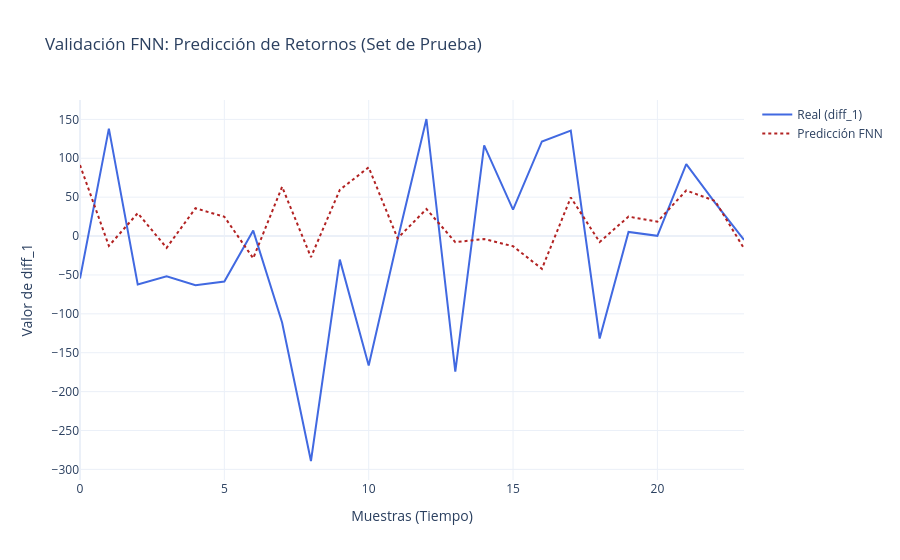

Write notebook code for a chart like this one.
### Code cell
fig_fnn = go.Figure()
y_pred_scaled = model.predict(X_test_scaled)
y_pred = scaler_preds.inverse_transform(y_pred_scaled)

# Línea de valores reales
fig_fnn.add_trace(go.Scatter(
    y=y_test, 
    mode='lines', 
    name='Real (diff_1)',
    line=dict(color='royalblue', width=2)
))

# Línea de predicción de la red neuronal
fig_fnn.add_trace(go.Scatter(
    y=y_pred.flatten(), 
    mode='lines', 
    name='Predicción FNN',
    line=dict(color='firebrick', width=2, dash='dot')
))

fig_fnn.update_layout(
    title='Validación FNN: Predicción de Retornos (Set de Prueba)',
    xaxis_title='Muestras (Tiempo)',
    yaxis_title='Valor de diff_1',
    hovermode='x unified',
    template='plotly_white'
)

fig_fnn.show()

### Figure 1 — Plotly figure (JSON) as saved in the notebook; plotly's stock layout.template omitted (floating-point values rounded to 4 significant figures)
{"data": [{"line": {"color": "royalblue", "width": 2}, "mode": "lines", "name": "Real (diff_1)", "type": "scatter", "y": [-54.6, 138.2, -62.3, -51.6, -63.3, -58.5, 7.0, -111.1, -289.2, -30.3, -166.3, -4.8, 150.5, -174.3, 116.5, 34.0, 121.6, 135.6, -131.7, 5.3, 0.3003, 92.4, 42.7, -4.8]}, {"line": {"color": "firebrick", "dash": "dot", "width": 2}, "mode": "lines", "name": "Predicción FNN", "type": "scatter", "y": [91.27, -12.63, 29.47, -15.06, 35.71, 24.83, -28.56, 63.3, -27.13, 59.45, 88.36, -2.913, 34.71, -7.775, -3.844, -13.07, -42.13, 49.64, -7.697, 25.05, 18.51, 58.63, 45.09, -15.98]}], "layout": {"hovermode": "x unified", "title": {"text": "Validación FNN: Predicción de Retornos (Set de Prueba)"}, "xaxis": {"title": {"text": "Muestras (Tiempo)"}}, "yaxis": {"title": {"text": "Valor de diff_1"}}}}
